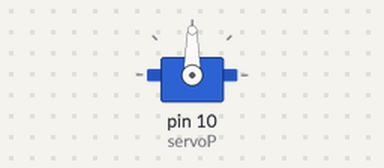
A sketch run on a simulated Arduino Uno, built with avr-gcc and run on an emulated ATmega328P. Parts: servo.

Above: at 0.1 s.
At 1.1 s:
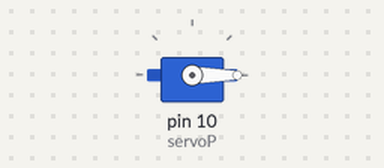
Timing chart, 0 to 2.6 s (numbered marks = the images above):
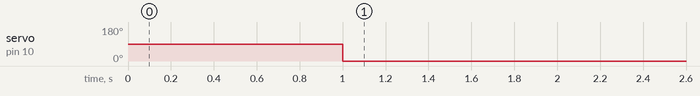

The sketch:

servo_angle_finder.ino
```cpp
#include <Servo.h>

Servo servo;
int servoP=10;
int angle=0;
//long s;

void setup()
{
  servo.attach(servoP);
  Serial.begin(9600);

 // digitalWrite(13,HIGH);
}

void loop()
{
  while(Serial.available()==0)
  {
    angle=Serial.parseInt();
    servo.write(angle);
    //delay(1000);
    //Serial.println(angle);
    delay(500);
    servo.write(0);
  }
}
```

Measured:
- by itself, servo on pin 10 (servoP): 90° → 0° at 1.0 s
